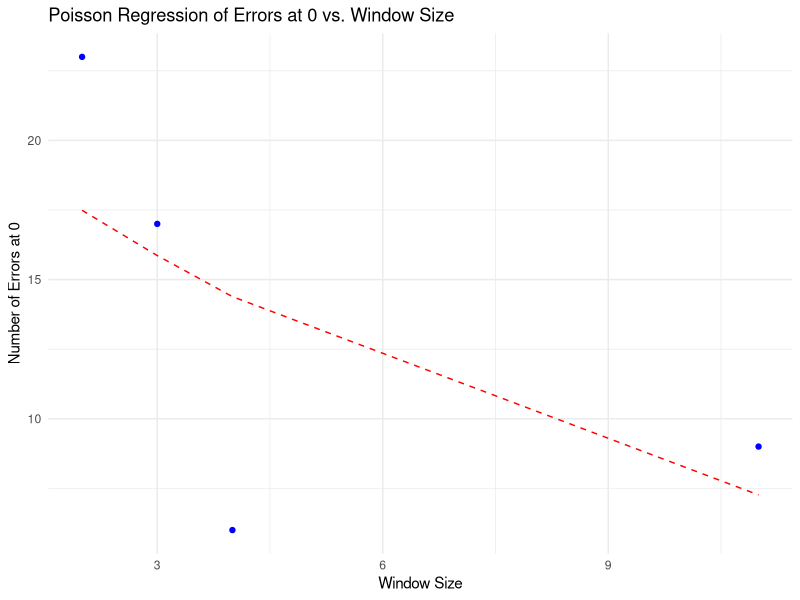

Here is the R script that generated this plot:
# Example Data
window_size <- c(2, 3, 4, 11)
errors_at_0 <- c(23, 17, 6, 9)

# Create a data frame
data <- data.frame(window_size, errors_at_0)

# Fit the Poisson regression model
model <- glm(errors_at_0 ~ window_size, family = poisson(), data = data)

# Print the summary of the model
summary(model)

# Predicting and plotting the fitted model
data$predicted <- predict(model, type = "response")

# Plotting
library(ggplot2)
ggplot(data, aes(x = window_size, y = errors_at_0)) +
  geom_point(color = "blue") +
  geom_line(aes(y = predicted), color = "red", linetype = "dashed") +
  labs(title = "Poisson Regression of Errors at 0 vs. Window Size",
       x = "Window Size", y = "Number of Errors at 0") +
  theme_minimal()
